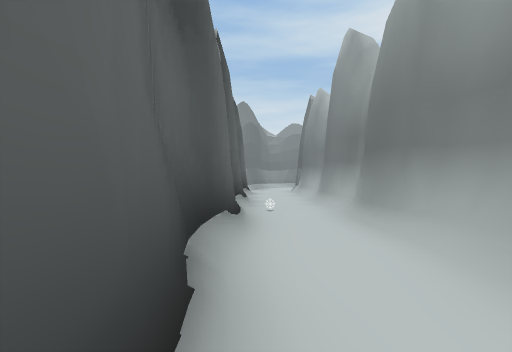
View 1 (above)

14 first-person views from a walk through a 3-D level made in the Unity game engine. The camera is 1.3 m above the floor, looks level and sees 85° across. The floor is counted in squares, 2 m on a side. Each view is taken from the middle of a square. On the plan, view 1 faces up. The plan holds only what a view shows up to about 9 squares ahead; the rest is blank. The place goes on beyond the plan. The player is left out. Some animated figures are left out. Some surface patterns are stand-ins.

View 2
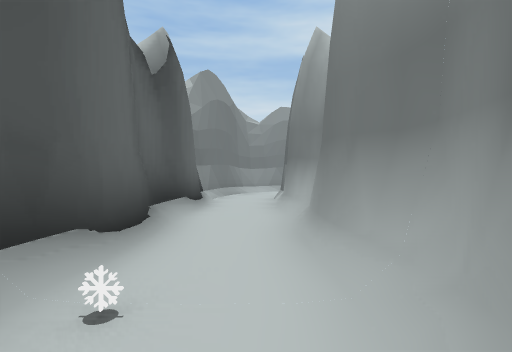

View 3
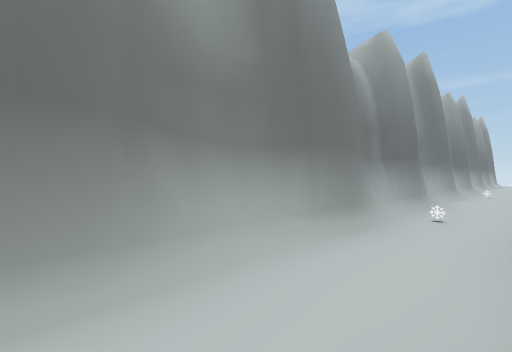

View 4
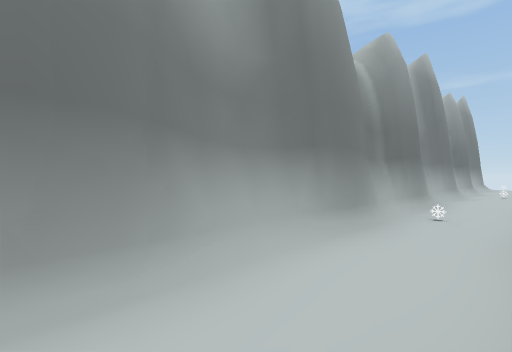

View 5
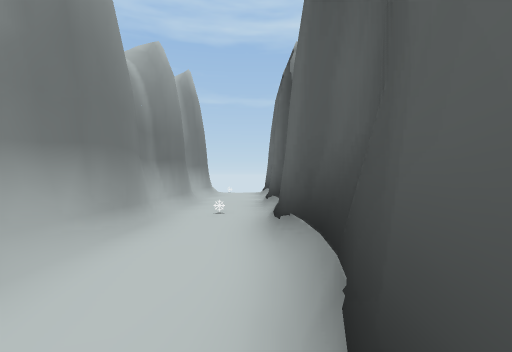

View 6
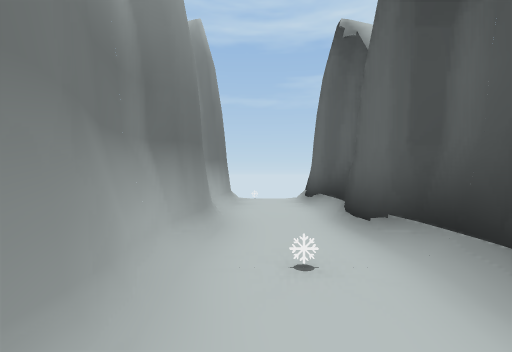

View 7
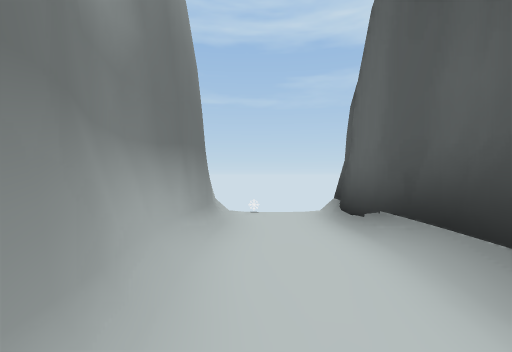

View 8
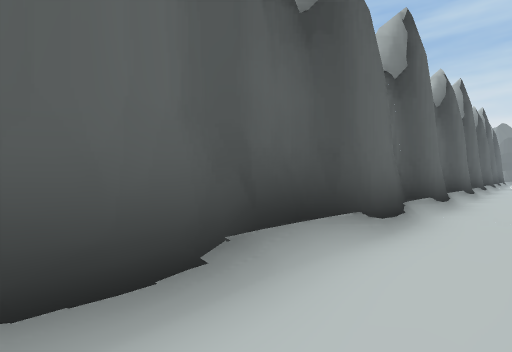

View 9
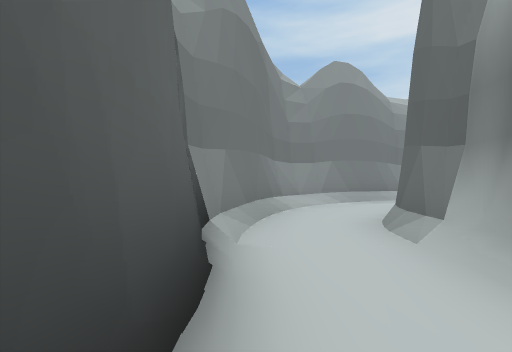

View 10
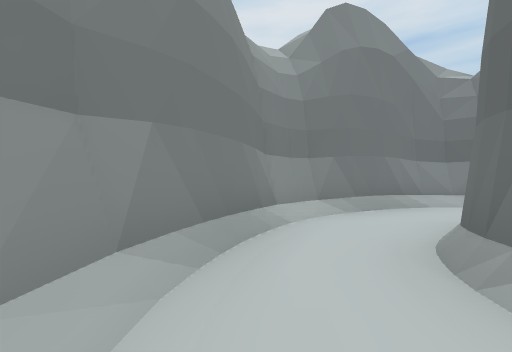

View 11
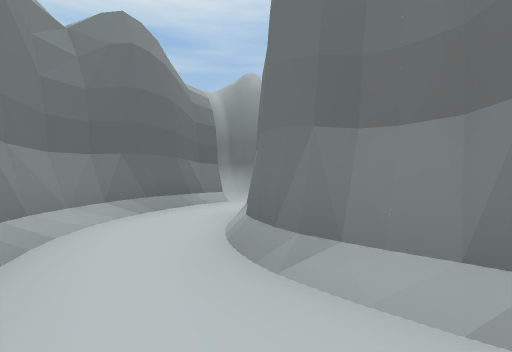

View 12
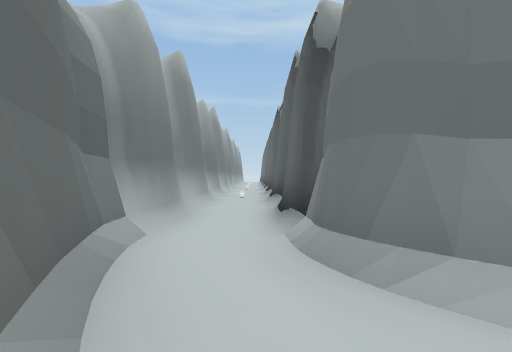

View 13
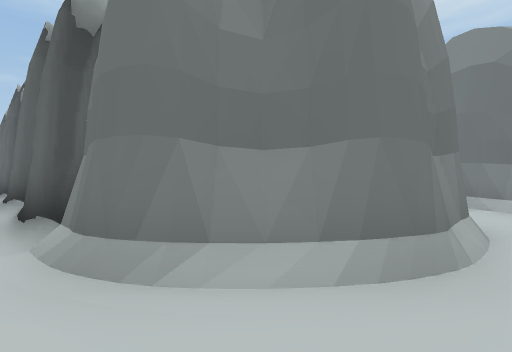

View 14
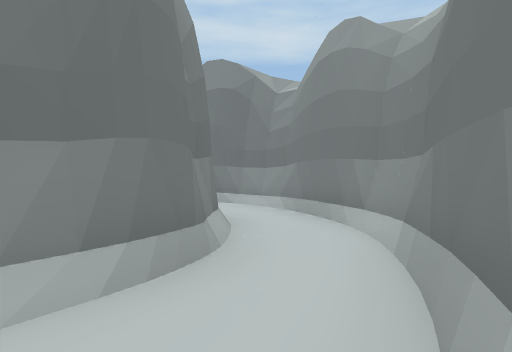

### Floor plan
Key: @ floor where view 1 was taken; # wall or solid block; . floor; / step, stairs or slope.
Columns run from 1 left of view 1 to 10 right of it. Each row starts with its distance up from view 1.
 17     ####
 16   ###..####
 15  ##....../#
 14  #..####..#
 13 ##.##  ##.##
 12 #/.#    #..#
 11 #/.#    #..#
 10 #/.#    #..#
  9 #/.#    #..#
  8 #/.#    #..#
  7 #/.#    #..#
  6 #/.#    #..#
  5 #/.#    #.
  4 #/.#    #
  3 #/.#
  2 #/.#
  1 #/.#
  0 #@.#
 -1 #/.#
 -2 #/.#
 -3 #/.#
 -4 #/.#
 -5 #/.#
 -6 #/.#
 -7 #/.#
 -8 #/.#
 -9 #/.#
-10 #/.#
-11 #/.#
-12 #/.#
-13 #/.#
-14 #/.#
-15 #/.#
-16 #/.#
-17 #/.#
-18 #/.#
-19 #..#

Positions as (right, up) in squares from view 1, and headings:
1: (0, 0), facing up
2: (1, 4), facing up
3: (0, 4), facing down-right
4: (0, -2), facing down-right
5: (0, -8), facing down
6: (1, -11), facing down
7: (1, -14), facing down
8: (1, -12), facing up-left
9: (0, 9), facing up
10: (1, 14), facing up-right
11: (4, 16), facing down-right
12: (8, 15), facing down
13: (8, 15), facing down-left
14: (8, 15), facing left
